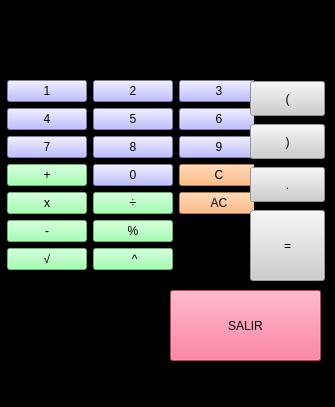
<?xml version="1.0" encoding="UTF-8"?>
<ui version="4.0">
 <class>MainWindow</class>
 <widget class="QMainWindow" name="MainWindow">
  <property name="geometry">
   <rect>
    <x>0</x>
    <y>0</y>
    <width>335</width>
    <height>407</height>
   </rect>
  </property>
  <property name="windowTitle">
   <string>Calculadora</string>
  </property>
  <property name="windowIcon">
   <iconset>
    <normaloff>../../Downloads/Calculator_30001.png</normaloff>../../Downloads/Calculator_30001.png</iconset>
  </property>
  <property name="styleSheet">
   <string notr="true">background-color: rgb(0, 0, 0);</string>
  </property>
  <widget class="QWidget" name="centralwidget">
   <widget class="QLabel" name="Calculo">
    <property name="geometry">
     <rect>
      <x>5</x>
      <y>39</y>
      <width>321</width>
      <height>31</height>
     </rect>
    </property>
    <property name="styleSheet">
     <string notr="true">
font: 87 14pt &quot;Arial Black&quot;;color:rgb(255, 255, 255)</string>
    </property>
    <property name="text">
     <string/>
    </property>
    <property name="alignment">
     <set>Qt::AlignRight|Qt::AlignTrailing|Qt::AlignVCenter</set>
    </property>
    <property name="margin">
     <number>4</number>
    </property>
    <property name="indent">
     <number>0</number>
    </property>
   </widget>
   <widget class="QLabel" name="label_2">
    <property name="geometry">
     <rect>
      <x>5</x>
      <y>39</y>
      <width>321</width>
      <height>31</height>
     </rect>
    </property>
    <property name="styleSheet">
     <string notr="true">background-color: rgb(170, 255, 255);
font: 87 14pt &quot;Arial Black&quot;;</string>
    </property>
    <property name="text">
     <string/>
    </property>
    <property name="alignment">
     <set>Qt::AlignRight|Qt::AlignTrailing|Qt::AlignVCenter</set>
    </property>
    <property name="margin">
     <number>4</number>
    </property>
    <property name="indent">
     <number>0</number>
    </property>
   </widget>
   <widget class="QPushButton" name="boton_salir">
    <property name="geometry">
     <rect>
      <x>170</x>
      <y>290</y>
      <width>151</width>
      <height>71</height>
     </rect>
    </property>
    <property name="styleSheet">
     <string notr="true">background-color: rgb(255, 85, 127);
font: 87 14pt &quot;Arial Black&quot;;</string>
    </property>
    <property name="text">
     <string>SALIR</string>
    </property>
   </widget>
   <widget class="QPushButton" name="boton_parentesis1">
    <property name="geometry">
     <rect>
      <x>250</x>
      <y>81</y>
      <width>75</width>
      <height>35</height>
     </rect>
    </property>
    <property name="styleSheet">
     <string notr="true">background-color: rgb(206, 206, 206);
font: 87 14pt &quot;Arial Black&quot;;</string>
    </property>
    <property name="text">
     <string>(</string>
    </property>
    <property name="shortcut">
     <string>(</string>
    </property>
   </widget>
   <widget class="QPushButton" name="boton_parentesis2">
    <property name="geometry">
     <rect>
      <x>250</x>
      <y>124</y>
      <width>75</width>
      <height>35</height>
     </rect>
    </property>
    <property name="styleSheet">
     <string notr="true">background-color: rgb(206, 206, 206);
font: 87 14pt &quot;Arial Black&quot;;</string>
    </property>
    <property name="text">
     <string>)</string>
    </property>
    <property name="shortcut">
     <string>)</string>
    </property>
   </widget>
   <widget class="QPushButton" name="boton_punto">
    <property name="geometry">
     <rect>
      <x>250</x>
      <y>167</y>
      <width>75</width>
      <height>35</height>
     </rect>
    </property>
    <property name="styleSheet">
     <string notr="true">background-color: rgb(206, 206, 206);
font: 87 14pt &quot;Arial Black&quot;;</string>
    </property>
    <property name="text">
     <string>.</string>
    </property>
    <property name="shortcut">
     <string>.</string>
    </property>
   </widget>
   <widget class="QPushButton" name="igual">
    <property name="geometry">
     <rect>
      <x>250</x>
      <y>210</y>
      <width>75</width>
      <height>71</height>
     </rect>
    </property>
    <property name="styleSheet">
     <string notr="true">background-color: rgb(206, 206, 206);
font: 87 14pt &quot;Arial Black&quot;;</string>
    </property>
    <property name="text">
     <string>=</string>
    </property>
    <property name="shortcut">
     <string>Enter</string>
    </property>
   </widget>
   <widget class="QLabel" name="Calculo_2">
    <property name="geometry">
     <rect>
      <x>10</x>
      <y>0</y>
      <width>311</width>
      <height>31</height>
     </rect>
    </property>
    <property name="styleSheet">
     <string notr="true">
font: 87 10pt &quot;Arial Black&quot;;color:rgb(202, 202, 202)</string>
    </property>
    <property name="text">
     <string/>
    </property>
    <property name="alignment">
     <set>Qt::AlignRight|Qt::AlignTrailing|Qt::AlignVCenter</set>
    </property>
    <property name="margin">
     <number>4</number>
    </property>
    <property name="indent">
     <number>0</number>
    </property>
   </widget>
   <widget class="QWidget" name="layoutWidget">
    <property name="geometry">
     <rect>
      <x>7</x>
      <y>80</y>
      <width>247</width>
      <height>287</height>
     </rect>
    </property>
    <layout class="QFormLayout" name="formLayout">
     <item row="0" column="0">
      <layout class="QGridLayout" name="gridLayout_2">
       <item row="0" column="0">
        <widget class="QPushButton" name="boton1">
         <property name="focusPolicy">
          <enum>Qt::NoFocus</enum>
         </property>
         <property name="toolTip">
          <string>Calculadora</string>
         </property>
         <property name="styleSheet">
          <string notr="true">background-color: rgb(170, 170, 255);
font: 87 14pt &quot;Arial Black&quot;;</string>
         </property>
         <property name="text">
          <string>1</string>
         </property>
         <property name="shortcut">
          <string>1</string>
         </property>
        </widget>
       </item>
       <item row="0" column="1">
        <widget class="QPushButton" name="boton2">
         <property name="styleSheet">
          <string notr="true">background-color: rgb(170, 170, 255);
font: 87 14pt &quot;Arial Black&quot;;</string>
         </property>
         <property name="text">
          <string>2</string>
         </property>
         <property name="shortcut">
          <string>2</string>
         </property>
        </widget>
       </item>
       <item row="0" column="2">
        <widget class="QPushButton" name="boton3">
         <property name="styleSheet">
          <string notr="true">background-color: rgb(170, 170, 255);
font: 87 14pt &quot;Arial Black&quot;;</string>
         </property>
         <property name="text">
          <string>3</string>
         </property>
         <property name="shortcut">
          <string>3</string>
         </property>
        </widget>
       </item>
       <item row="1" column="0">
        <widget class="QPushButton" name="boton4">
         <property name="styleSheet">
          <string notr="true">background-color: rgb(170, 170, 255);
font: 87 14pt &quot;Arial Black&quot;;</string>
         </property>
         <property name="text">
          <string>4</string>
         </property>
         <property name="shortcut">
          <string>4</string>
         </property>
        </widget>
       </item>
       <item row="1" column="1">
        <widget class="QPushButton" name="boton5">
         <property name="styleSheet">
          <string notr="true">background-color: rgb(170, 170, 255);
font: 87 14pt &quot;Arial Black&quot;;</string>
         </property>
         <property name="text">
          <string>5</string>
         </property>
         <property name="shortcut">
          <string>5</string>
         </property>
        </widget>
       </item>
       <item row="1" column="2">
        <widget class="QPushButton" name="boton6">
         <property name="styleSheet">
          <string notr="true">background-color: rgb(170, 170, 255);
font: 87 14pt &quot;Arial Black&quot;;</string>
         </property>
         <property name="text">
          <string>6</string>
         </property>
         <property name="shortcut">
          <string>6</string>
         </property>
        </widget>
       </item>
       <item row="2" column="0">
        <widget class="QPushButton" name="boton7">
         <property name="styleSheet">
          <string notr="true">background-color: rgb(170, 170, 255);
font: 87 14pt &quot;Arial Black&quot;;</string>
         </property>
         <property name="text">
          <string>7</string>
         </property>
         <property name="shortcut">
          <string>7</string>
         </property>
        </widget>
       </item>
       <item row="2" column="1">
        <widget class="QPushButton" name="boton8">
         <property name="styleSheet">
          <string notr="true">background-color: rgb(170, 170, 255);
font: 87 14pt &quot;Arial Black&quot;;</string>
         </property>
         <property name="text">
          <string>8</string>
         </property>
         <property name="shortcut">
          <string>8</string>
         </property>
        </widget>
       </item>
       <item row="2" column="2">
        <widget class="QPushButton" name="boton9">
         <property name="styleSheet">
          <string notr="true">background-color: rgb(170, 170, 255);
font: 87 14pt &quot;Arial Black&quot;;</string>
         </property>
         <property name="text">
          <string>9</string>
         </property>
         <property name="shortcut">
          <string>9</string>
         </property>
        </widget>
       </item>
       <item row="3" column="0">
        <widget class="QPushButton" name="suma">
         <property name="styleSheet">
          <string notr="true">background-color: rgb(137, 255, 155);
font: 87 14pt &quot;Arial Black&quot;;</string>
         </property>
         <property name="text">
          <string>+</string>
         </property>
         <property name="shortcut">
          <string>+</string>
         </property>
        </widget>
       </item>
       <item row="3" column="1">
        <widget class="QPushButton" name="boton0">
         <property name="styleSheet">
          <string notr="true">background-color: rgb(170, 170, 255);
font: 87 14pt &quot;Arial Black&quot;;</string>
         </property>
         <property name="text">
          <string>0</string>
         </property>
         <property name="shortcut">
          <string>0</string>
         </property>
        </widget>
       </item>
       <item row="3" column="2">
        <widget class="QPushButton" name="boton_borra1">
         <property name="styleSheet">
          <string notr="true">background-color: rgb(255, 169, 98);
font: 87 14pt &quot;Arial Black&quot;;</string>
         </property>
         <property name="text">
          <string>C</string>
         </property>
         <property name="shortcut">
          <string>Esc</string>
         </property>
        </widget>
       </item>
       <item row="4" column="0">
        <widget class="QPushButton" name="boton_por">
         <property name="styleSheet">
          <string notr="true">background-color: rgb(137, 255, 155);
font: 87 14pt &quot;Arial Black&quot;;</string>
         </property>
         <property name="text">
          <string>x</string>
         </property>
         <property name="shortcut">
          <string>*</string>
         </property>
        </widget>
       </item>
       <item row="4" column="1">
        <widget class="QPushButton" name="boton_division">
         <property name="styleSheet">
          <string notr="true">background-color: rgb(137, 255, 155);
font: 87 14pt &quot;Arial Black&quot;;</string>
         </property>
         <property name="text">
          <string>÷</string>
         </property>
         <property name="shortcut">
          <string>/</string>
         </property>
        </widget>
       </item>
       <item row="4" column="2">
        <widget class="QPushButton" name="boton_borratodo">
         <property name="styleSheet">
          <string notr="true">background-color: rgb(255, 169, 98);
font: 87 14pt &quot;Arial Black&quot;;</string>
         </property>
         <property name="text">
          <string>AC</string>
         </property>
         <property name="shortcut">
          <string>Backspace</string>
         </property>
        </widget>
       </item>
      </layout>
     </item>
     <item row="1" column="0">
      <layout class="QGridLayout" name="gridLayout">
       <item row="0" column="0">
        <widget class="QPushButton" name="boton_resta">
         <property name="styleSheet">
          <string notr="true">background-color: rgb(137, 255, 155);
font: 87 14pt &quot;Arial Black&quot;;</string>
         </property>
         <property name="text">
          <string>-</string>
         </property>
         <property name="shortcut">
          <string>-</string>
         </property>
        </widget>
       </item>
       <item row="0" column="1">
        <widget class="QPushButton" name="boton_resto">
         <property name="styleSheet">
          <string notr="true">background-color: rgb(137, 255, 155);
font: 87 14pt &quot;Arial Black&quot;;</string>
         </property>
         <property name="text">
          <string>%</string>
         </property>
        </widget>
       </item>
       <item row="1" column="0">
        <widget class="QPushButton" name="boton_raiz">
         <property name="styleSheet">
          <string notr="true">background-color: rgb(137, 255, 155);
font: 87 14pt &quot;Arial Black&quot;;</string>
         </property>
         <property name="text">
          <string>√</string>
         </property>
         <property name="shortcut">
          <string>-</string>
         </property>
        </widget>
       </item>
       <item row="1" column="1">
        <widget class="QPushButton" name="potencia">
         <property name="styleSheet">
          <string notr="true">background-color: rgb(137, 255, 155);
font: 87 14pt &quot;Arial Black&quot;;</string>
         </property>
         <property name="text">
          <string> ^</string>
         </property>
        </widget>
       </item>
      </layout>
     </item>
    </layout>
   </widget>
   <zorder>layoutWidget</zorder>
   <zorder>boton_salir</zorder>
   <zorder>boton_parentesis1</zorder>
   <zorder>boton_parentesis2</zorder>
   <zorder>boton_punto</zorder>
   <zorder>igual</zorder>
   <zorder>label_2</zorder>
   <zorder>Calculo</zorder>
   <zorder>Calculo_2</zorder>
  </widget>
  <widget class="QMenuBar" name="menubar">
   <property name="geometry">
    <rect>
     <x>0</x>
     <y>0</y>
     <width>335</width>
     <height>21</height>
    </rect>
   </property>
  </widget>
  <widget class="QStatusBar" name="statusbar"/>
 </widget>
 <resources/>
 <connections>
  <connection>
   <sender>boton_salir</sender>
   <signal>clicked()</signal>
   <receiver>MainWindow</receiver>
   <slot>close()</slot>
   <hints>
    <hint type="sourcelabel">
     <x>279</x>
     <y>359</y>
    </hint>
    <hint type="destinationlabel">
     <x>340</x>
     <y>291</y>
    </hint>
   </hints>
  </connection>
  <connection>
   <sender>boton_borratodo</sender>
   <signal>clicked()</signal>
   <receiver>Calculo</receiver>
   <slot>clear()</slot>
   <hints>
    <hint type="sourcelabel">
     <x>219</x>
     <y>308</y>
    </hint>
    <hint type="destinationlabel">
     <x>115</x>
     <y>90</y>
    </hint>
   </hints>
  </connection>
  <connection>
   <sender>boton_borratodo</sender>
   <signal>clicked()</signal>
   <receiver>Calculo_2</receiver>
   <slot>clear()</slot>
   <hints>
    <hint type="sourcelabel">
     <x>216</x>
     <y>291</y>
    </hint>
    <hint type="destinationlabel">
     <x>186</x>
     <y>30</y>
    </hint>
   </hints>
  </connection>
 </connections>
</ui>
